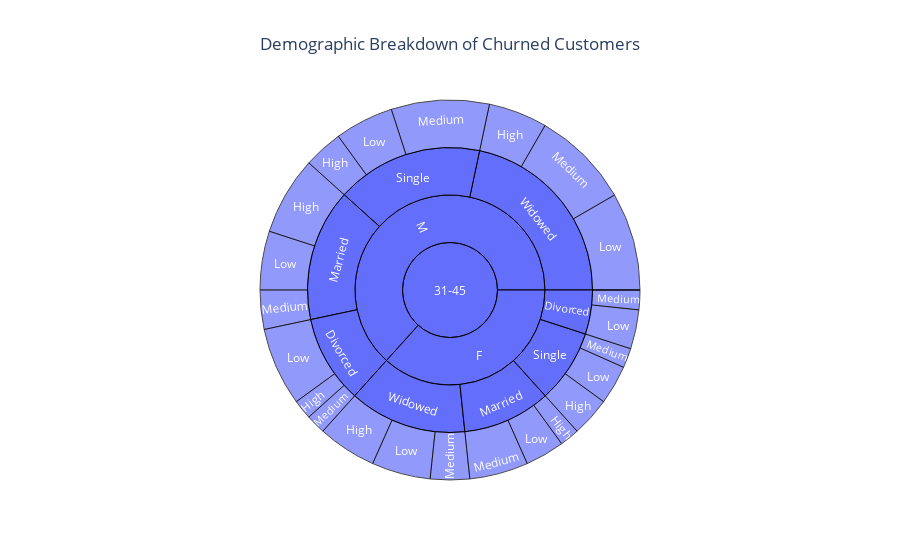

The cell this chart's notebook holds for it:
### Markdown cell above
Upon compiling the behaviour of customers it was observed that customer that are at high risk have the following features:
- Gender : Male
- Age group: 31-45
- Marital Status: Widowed
- Income Level: Low to Medium

### Code cell
# Step 1: Create Age Groups (corrected number of labels)
churned_customers_df['AgeGroup'] = pd.cut(churned_customers_df['Age'], 
                                            bins=[0, 18, 30, 45, 60, 100], 
                                            labels=["0-18", "19-30", "31-45", "46-60", "60+"])

# Step 2: Create the Sunburst chart
fig = plot_sunburst(churned_customers_df, 
                    path_columns=['AgeGroup', 'Gender', 'MaritalStatus', 'IncomeLevel'], 
                    title="Demographic Breakdown of Churned Customers")
fig.show()

### Figure 1 — Plotly figure (JSON) as saved in the notebook; plotly's stock layout.template omitted (floating-point values rounded to 4 significant figures; data arrays with more than 128 entries replaced by an {"elided": "..."} marker saying what was removed)
{"data": [{"branchvalues": "total", "domain": {"x": [0, 1], "y": [0, 1]}, "hovertemplate": "labels=%{label}<br>count=%{value}<br>parent=%{parent}<br>id=%{id}<extra></extra>", "ids": {"elided": "175 str values"}, "labels": {"elided": "175 str values"}, "level": "31-45", "marker": {"line": {"color": "black", "width": 1}}, "name": "", "parents": {"elided": "175 str values"}, "type": "sunburst", "values": {"elided": "175 int values"}}], "layout": {"autosize": true, "legend": {"tracegroupgap": 0}, "title": {"text": "Demographic Breakdown of Churned Customers", "x": 0.5}}}
